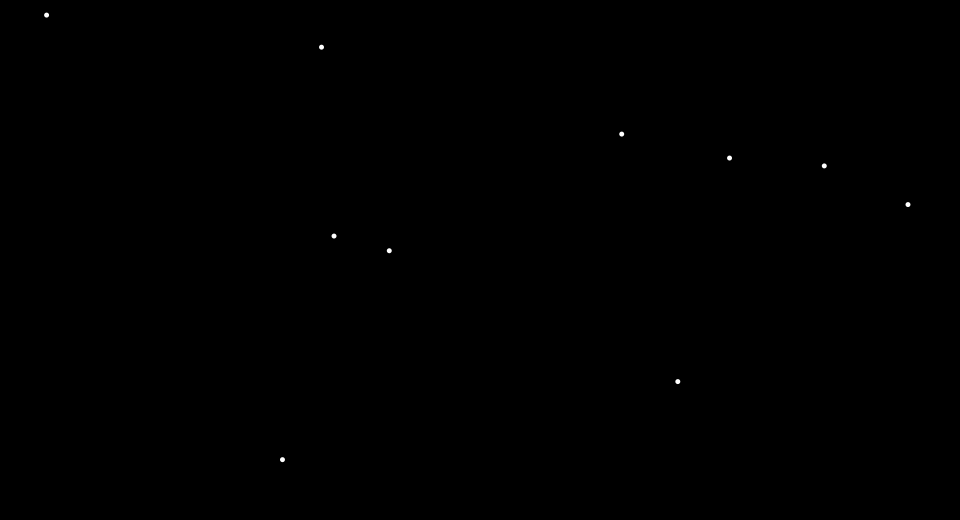
Frame 1 (no input)
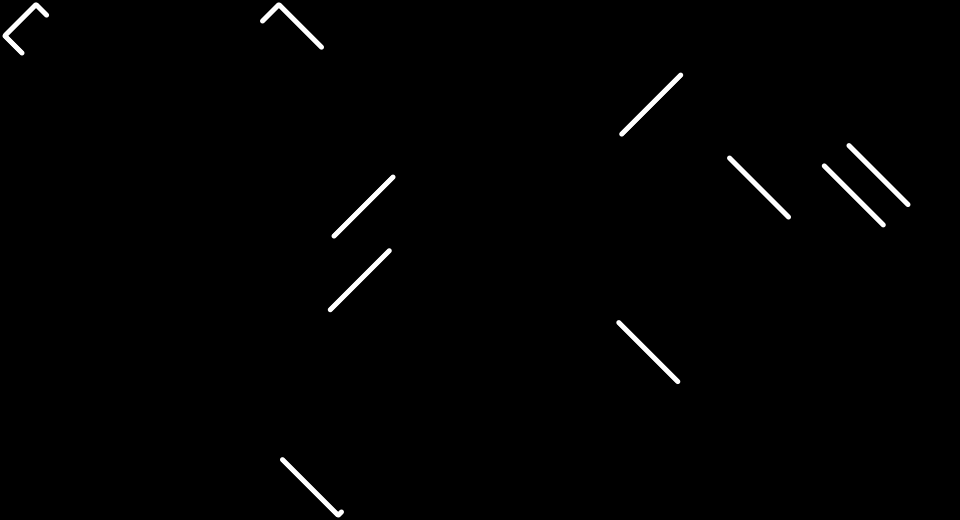
Frame 60 (the mouse pressed at the canvas centre just before this capture)
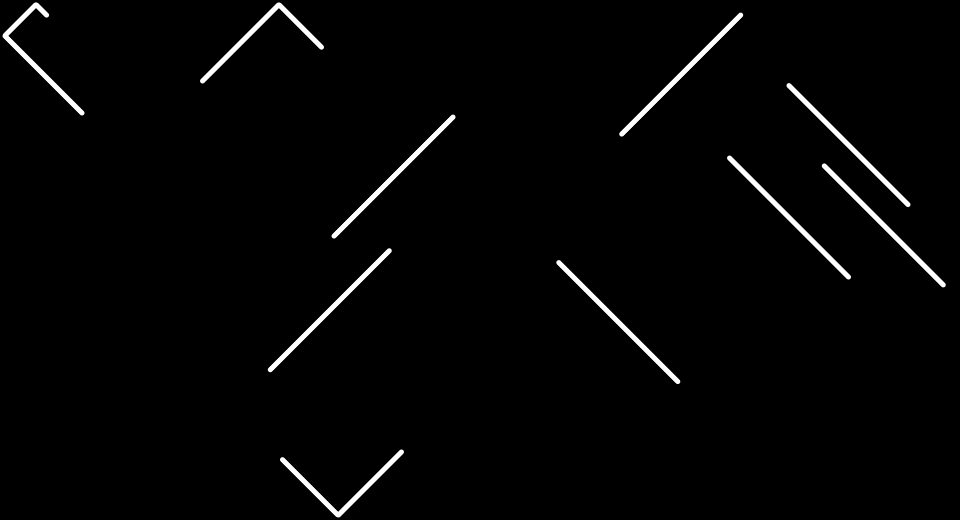
Frame 120 (the mouse held since frame 60 and released just before this capture)

The Processing sketch that drew these frames (run headless with seeded random() and noise(); from frame 60 on, the mouse is pressed at the canvas centre):

// Processing sketch: bouncinglines
// ── bouncinglines.pde
Dot[] dots = new Dot[10];

void setup(){
  size(960,520);
  background(0);
  noStroke();
  
  for(int i = 0; i < dots.length; i++){
    dots[i] = new Dot(random(width), random(height), 5);
  }
  
}

void draw(){
  
  for(Dot d : dots){
    d.update(dots);
    d.display();
  }
  
  
  
}

// ── dot.pde

class Dot {
  
  float x, y, r;
  float xSpeed;
  float ySpeed;
  
  Dot(float xIn, float yIn, float rIn){
    x = xIn;
    y = yIn;
    r = rIn;
    
    xSpeed = (int)random(-2,2);
    ySpeed = (int)random(-2,2);
    if(xSpeed == 0) xSpeed = 1;
    if(ySpeed == 0) ySpeed = 1;
  }
  
  void update(Dot[] dots){
    boolean hasSpace = true;
    
    
    if(hasSpace){
      x += xSpeed;
      y += ySpeed;
    }
    
    if(x > width-r){
      x = width-r;
      xSpeed *= -1;
    }
    else if (x < r){
      x = r;
      xSpeed *= -1;
    }
    
    if(y > height-r){
      y = height-r;
      ySpeed *= -1;
    }
    else if (y < r){
      y = r;
      ySpeed *= -1;
    }
  }
  
  void display(){
    circle(x,y,r);
  }
  
}
